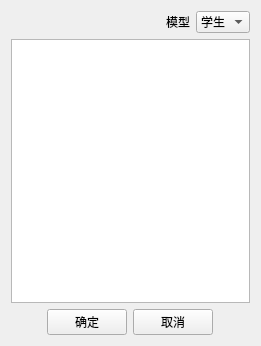
<?xml version="1.0" encoding="UTF-8"?>
<ui version="4.0">
 <class>ListViewModel</class>
 <widget class="QWidget" name="ListViewModel">
  <property name="geometry">
   <rect>
    <x>0</x>
    <y>0</y>
    <width>261</width>
    <height>346</height>
   </rect>
  </property>
  <property name="windowTitle">
   <string>ListViewModel</string>
  </property>
  <layout class="QVBoxLayout" name="verticalLayout">
   <item>
    <layout class="QHBoxLayout" name="horizontalLayout">
     <item>
      <spacer name="horizontalSpacer_3">
       <property name="orientation">
        <enum>Qt::Horizontal</enum>
       </property>
       <property name="sizeHint" stdset="0">
        <size>
         <width>40</width>
         <height>20</height>
        </size>
       </property>
      </spacer>
     </item>
     <item>
      <widget class="QLabel" name="label">
       <property name="maximumSize">
        <size>
         <width>50</width>
         <height>16777215</height>
        </size>
       </property>
       <property name="text">
        <string>模型</string>
       </property>
      </widget>
     </item>
     <item>
      <widget class="QComboBox" name="comboBox">
       <item>
        <property name="text">
         <string>学生</string>
        </property>
       </item>
       <item>
        <property name="text">
         <string>老师</string>
        </property>
       </item>
       <item>
        <property name="text">
         <string>工人</string>
        </property>
       </item>
      </widget>
     </item>
    </layout>
   </item>
   <item>
    <widget class="QListView" name="listView"/>
   </item>
   <item>
    <layout class="QHBoxLayout" name="horizontalLayout_2">
     <item>
      <spacer name="horizontalSpacer">
       <property name="orientation">
        <enum>Qt::Horizontal</enum>
       </property>
       <property name="sizeHint" stdset="0">
        <size>
         <width>40</width>
         <height>20</height>
        </size>
       </property>
      </spacer>
     </item>
     <item>
      <widget class="QPushButton" name="BtnOK">
       <property name="text">
        <string>确定</string>
       </property>
      </widget>
     </item>
     <item>
      <widget class="QPushButton" name="BtnCancel">
       <property name="text">
        <string>取消</string>
       </property>
      </widget>
     </item>
     <item>
      <spacer name="horizontalSpacer_2">
       <property name="orientation">
        <enum>Qt::Horizontal</enum>
       </property>
       <property name="sizeHint" stdset="0">
        <size>
         <width>40</width>
         <height>20</height>
        </size>
       </property>
      </spacer>
     </item>
    </layout>
   </item>
  </layout>
 </widget>
 <layoutdefault spacing="6" margin="11"/>
 <resources/>
 <connections/>
</ui>
